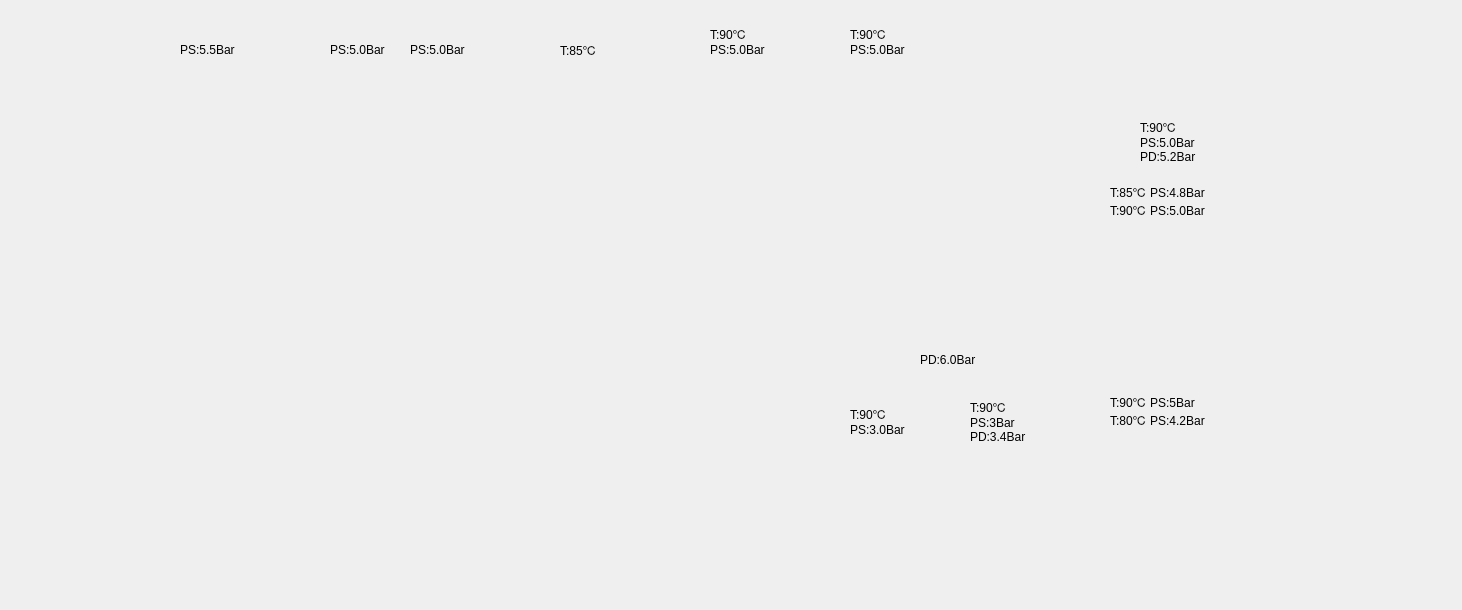
<?xml version="1.0" encoding="UTF-8"?>
<ui version="4.0">
 <class>ShowWindow</class>
 <widget class="QWidget" name="ShowWindow">
  <property name="geometry">
   <rect>
    <x>0</x>
    <y>0</y>
    <width>1462</width>
    <height>610</height>
   </rect>
  </property>
  <property name="windowTitle">
   <string>Form</string>
  </property>
  <widget class="QWidget" name="widget" native="true">
   <property name="geometry">
    <rect>
     <x>-10</x>
     <y>0</y>
     <width>1461</width>
     <height>611</height>
    </rect>
   </property>
   <property name="whatsThis">
    <string>&lt;html&gt;&lt;head/&gt;&lt;body&gt;&lt;p&gt;&lt;img src=&quot;:/new/prefix1/rawppt.png&quot;/&gt;&lt;/p&gt;&lt;/body&gt;&lt;/html&gt;</string>
   </property>
   <property name="styleSheet">
    <string notr="true">background-image:

url(:/new/prefix1/rawppt.png)</string>
   </property>
   <widget class="QLabel" name="PSlabel1">
    <property name="geometry">
     <rect>
      <x>190</x>
      <y>40</y>
      <width>69</width>
      <height>20</height>
     </rect>
    </property>
    <property name="text">
     <string>PS:5.5Bar</string>
    </property>
   </widget>
   <widget class="QLabel" name="PSlabel2">
    <property name="geometry">
     <rect>
      <x>340</x>
      <y>40</y>
      <width>69</width>
      <height>20</height>
     </rect>
    </property>
    <property name="text">
     <string>PS:5.0Bar</string>
    </property>
   </widget>
   <widget class="QLabel" name="PSlabel3">
    <property name="geometry">
     <rect>
      <x>420</x>
      <y>40</y>
      <width>69</width>
      <height>20</height>
     </rect>
    </property>
    <property name="text">
     <string>PS:5.0Bar</string>
    </property>
   </widget>
   <widget class="QLabel" name="Tlabel">
    <property name="geometry">
     <rect>
      <x>570</x>
      <y>40</y>
      <width>69</width>
      <height>20</height>
     </rect>
    </property>
    <property name="text">
     <string>T:85℃</string>
    </property>
   </widget>
   <widget class="QLabel" name="arraylabl1">
    <property name="geometry">
     <rect>
      <x>720</x>
      <y>10</y>
      <width>71</width>
      <height>61</height>
     </rect>
    </property>
    <property name="text">
     <string>T:90℃
PS:5.0Bar</string>
    </property>
   </widget>
   <widget class="QLabel" name="arraylabl2">
    <property name="geometry">
     <rect>
      <x>860</x>
      <y>10</y>
      <width>71</width>
      <height>61</height>
     </rect>
    </property>
    <property name="text">
     <string>T:90℃
PS:5.0Bar</string>
    </property>
   </widget>
   <widget class="QLabel" name="arraylabl3">
    <property name="geometry">
     <rect>
      <x>1120</x>
      <y>180</y>
      <width>121</width>
      <height>41</height>
     </rect>
    </property>
    <property name="autoFillBackground">
     <bool>true</bool>
    </property>
    <property name="text">
     <string>T:85℃ PS:4.8Bar
T:90℃ PS:5.0Bar</string>
    </property>
   </widget>
   <widget class="QLabel" name="arraylabl4">
    <property name="geometry">
     <rect>
      <x>1120</x>
      <y>390</y>
      <width>121</width>
      <height>41</height>
     </rect>
    </property>
    <property name="autoFillBackground">
     <bool>true</bool>
    </property>
    <property name="text">
     <string>T:90℃ PS:5Bar
T:80℃ PS:4.2Bar</string>
    </property>
   </widget>
   <widget class="QLabel" name="arraylabl5">
    <property name="geometry">
     <rect>
      <x>980</x>
      <y>390</y>
      <width>71</width>
      <height>61</height>
     </rect>
    </property>
    <property name="text">
     <string>T:90℃
PS:3Bar
PD:3.4Bar</string>
    </property>
   </widget>
   <widget class="QLabel" name="arraylabl6">
    <property name="geometry">
     <rect>
      <x>860</x>
      <y>400</y>
      <width>71</width>
      <height>41</height>
     </rect>
    </property>
    <property name="text">
     <string>T:90℃
PS:3.0Bar</string>
    </property>
   </widget>
   <widget class="QLabel" name="arraylabl7">
    <property name="geometry">
     <rect>
      <x>1150</x>
      <y>110</y>
      <width>71</width>
      <height>61</height>
     </rect>
    </property>
    <property name="text">
     <string>T:90℃
PS:5.0Bar
PD:5.2Bar</string>
    </property>
   </widget>
   <widget class="QLabel" name="PDlabel">
    <property name="geometry">
     <rect>
      <x>930</x>
      <y>350</y>
      <width>71</width>
      <height>20</height>
     </rect>
    </property>
    <property name="text">
     <string>PD:6.0Bar</string>
    </property>
   </widget>
   <zorder>PSlabel1</zorder>
   <zorder>PSlabel2</zorder>
   <zorder>PSlabel3</zorder>
   <zorder>Tlabel</zorder>
   <zorder>arraylabl1</zorder>
   <zorder>arraylabl2</zorder>
   <zorder>arraylabl4</zorder>
   <zorder>arraylabl5</zorder>
   <zorder>arraylabl6</zorder>
   <zorder>arraylabl3</zorder>
   <zorder>arraylabl7</zorder>
   <zorder>PDlabel</zorder>
  </widget>
 </widget>
 <resources/>
 <connections/>
</ui>
